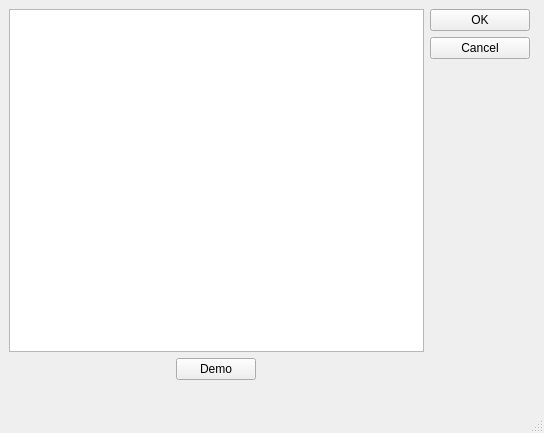
<?xml version="1.0" encoding="UTF-8"?>
<ui version="4.0">
 <class>MainWindow</class>
 <widget class="QMainWindow" name="MainWindow">
  <property name="geometry">
   <rect>
    <x>0</x>
    <y>0</y>
    <width>544</width>
    <height>433</height>
   </rect>
  </property>
  <property name="windowTitle">
   <string>MainWindow</string>
  </property>
  <widget class="QWidget" name="centralwidget">
   <property name="sizePolicy">
    <sizepolicy hsizetype="Expanding" vsizetype="Expanding">
     <horstretch>0</horstretch>
     <verstretch>0</verstretch>
    </sizepolicy>
   </property>
   <widget class="QWidget" name="gridLayoutWidget">
    <property name="geometry">
     <rect>
      <x>9</x>
      <y>9</y>
      <width>521</width>
      <height>371</height>
     </rect>
    </property>
    <layout class="QGridLayout" name="gridLayout">
     <item row="0" column="0">
      <widget class="QTextBrowser" name="textBrowserOut">
       <property name="minimumSize">
        <size>
         <width>400</width>
         <height>0</height>
        </size>
       </property>
      </widget>
     </item>
     <item row="0" column="2">
      <layout class="QVBoxLayout" name="verticalLayout">
       <item>
        <widget class="QPushButton" name="pushButton_2">
         <property name="sizePolicy">
          <sizepolicy hsizetype="Expanding" vsizetype="Fixed">
           <horstretch>0</horstretch>
           <verstretch>0</verstretch>
          </sizepolicy>
         </property>
         <property name="maximumSize">
          <size>
           <width>100</width>
           <height>32</height>
          </size>
         </property>
         <property name="text">
          <string>OK</string>
         </property>
        </widget>
       </item>
       <item>
        <widget class="QPushButton" name="pushButton_3">
         <property name="sizePolicy">
          <sizepolicy hsizetype="Expanding" vsizetype="Fixed">
           <horstretch>0</horstretch>
           <verstretch>0</verstretch>
          </sizepolicy>
         </property>
         <property name="maximumSize">
          <size>
           <width>100</width>
           <height>32</height>
          </size>
         </property>
         <property name="text">
          <string>Cancel</string>
         </property>
        </widget>
       </item>
       <item>
        <spacer name="verticalSpacer">
         <property name="orientation">
          <enum>Qt::Vertical</enum>
         </property>
         <property name="sizeHint" stdset="0">
          <size>
           <width>20</width>
           <height>40</height>
          </size>
         </property>
        </spacer>
       </item>
      </layout>
     </item>
     <item row="1" column="0">
      <layout class="QHBoxLayout" name="horizontalLayout">
       <item>
        <widget class="QPushButton" name="pushButtonDemo">
         <property name="sizePolicy">
          <sizepolicy hsizetype="Fixed" vsizetype="Fixed">
           <horstretch>0</horstretch>
           <verstretch>0</verstretch>
          </sizepolicy>
         </property>
         <property name="text">
          <string>Demo</string>
         </property>
        </widget>
       </item>
      </layout>
     </item>
    </layout>
   </widget>
  </widget>
  <widget class="QMenuBar" name="menubar">
   <property name="geometry">
    <rect>
     <x>0</x>
     <y>0</y>
     <width>544</width>
     <height>22</height>
    </rect>
   </property>
  </widget>
  <widget class="QStatusBar" name="statusbar">
   <property name="sizePolicy">
    <sizepolicy hsizetype="MinimumExpanding" vsizetype="Preferred">
     <horstretch>0</horstretch>
     <verstretch>0</verstretch>
    </sizepolicy>
   </property>
  </widget>
 </widget>
 <resources/>
 <connections/>
</ui>
